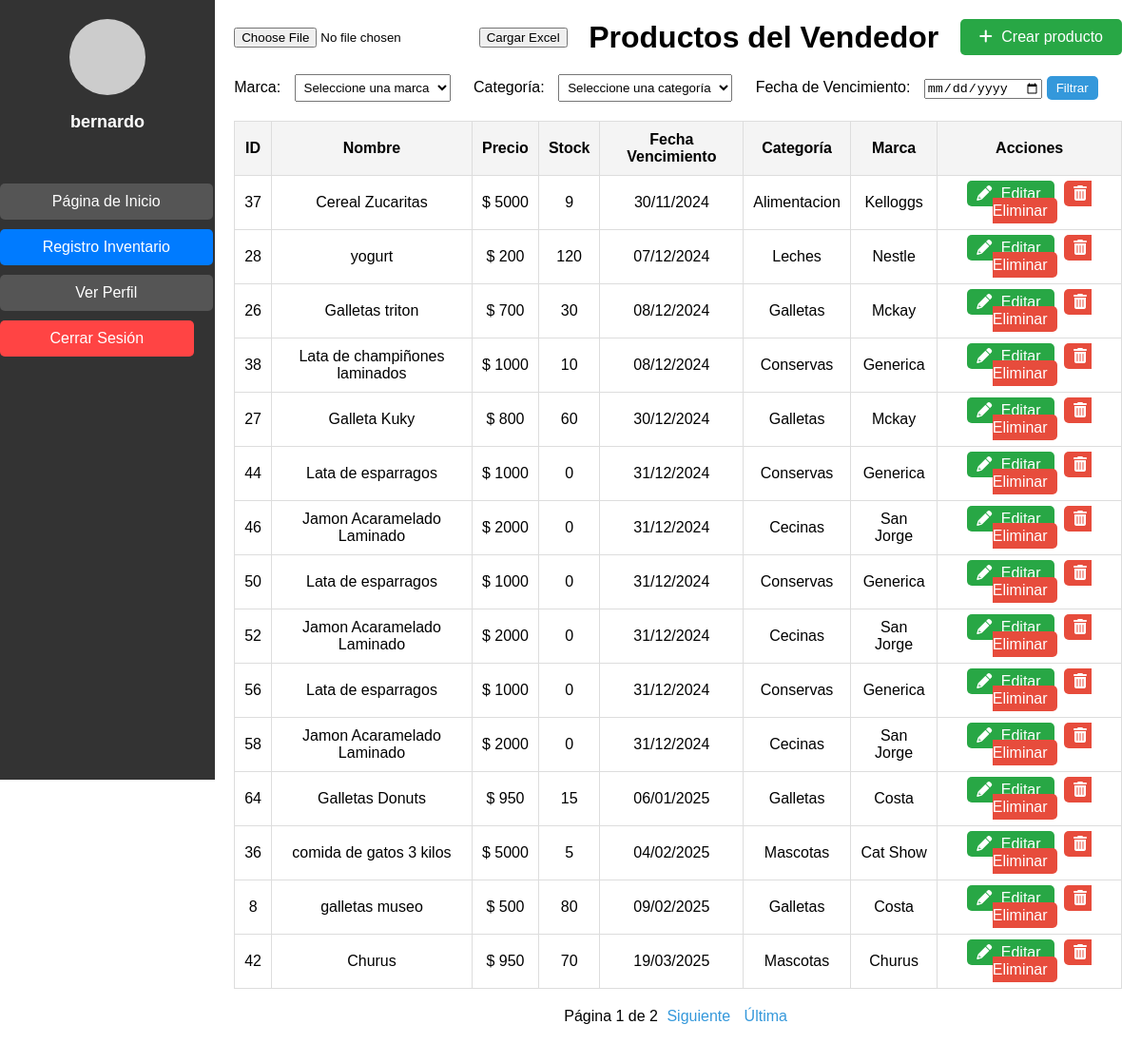
The app's page /vendedor/ (signed in) with its own data.
### pagina/models.py (models this page shows, shortened)
class Producto(models.Model):
    nombre = models.CharField(max_length=100)
    precio = models.DecimalField(max_digits=10, decimal_places=4)
    stock = models.IntegerField()
    descripcion = models.TextField()
    marca = models.ForeignKey(Marca, on_delete=models.CASCADE)
    categoria = models.ForeignKey(Categoria, null=True, blank=True, on_delete=models.SET_NULL)
    fecha_vencimiento = models.DateField(default=timezone.now)

class Categoria(models.Model):
    nombre = models.CharField(max_length=100)

class Marca(models.Model):
    nombre = models.CharField(max_length=100)

### pagina/views.py (the view)
# urls.py: path('vendedor/', vendedor, name='vendedor'),
@login_required
def vendedor(request):
    productos = Producto.objects.all()
    marca_id = request.GET.get('marca')
    if marca_id:
        productos = productos.filter(marca_id=marca_id)
    categoria_id = request.GET.get('categoria')
    if categoria_id:
        productos = productos.filter(categoria_id=categoria_id)
    productos = productos.order_by('fecha_vencimiento')
    paginator = Paginator(productos, 15)  # 15 productos por página
    page_number = request.GET.get('page')
    page_obj = paginator.get_page(page_number)
    marcas = Marca.objects.all()
    categorias = Categoria.objects.all()
    return render(request, 'vendedor.html', {
        'page_obj': page_obj,
        'marcas': marcas,
        'categorias': categorias
    })

### pagina/templates/vendedor.html (shortened to what this page needs)
<!DOCTYPE html>
<html lang="es">
<head>
    {% load static %}
    <link rel="stylesheet" href="{% static 'css/vendedor.css' %}">
    <link rel="stylesheet" href="https://cdnjs.cloudflare.com/ajax/libs/font-awesome/6.0.0-beta3/css/all.min.css">
    <link rel="stylesheet" href="{% static 'css/lateral.css' %}">
</head>
<body>
    <div class="sidebar">
        <div class="perfil">
            <div class="perfil-imagen"></div>
            <p>
                {% if user.is_authenticated %}
                    {{ user.username }}
                {% else %}
                    Invitado
                {% endif %}
            </p>
        </div>
        <ul>
            <li><a href="{% url 'adminpage' %}">Página de Inicio</a></li>
            <li><a href="{% url 'vendedor' %}" class="active">Registro Inventario</a></li>
            <li><a href="{% url 'verPerfil' %}" class="btn btn-primary w-100">Ver Perfil</a></li>
            <li>
                <form action="{% url 'logout' %}" method="post">
                    <button type="submit" class="btn btn-danger w-100">Cerrar Sesión</button>
                </form>
            </li>
        </ul>
    </div>
    <div class="main-content">
        <div class="header">
            <form method="POST" enctype="multipart/form-data" action="{% url 'cargar_excel' %}">
                <input type="file" name="archivo_excel" id="archivo_excel" required>
                <button type="submit">Cargar Excel</button>
            </form>
            <h1>Productos del Vendedor</h1>
            <a href="{% url 'crearproducto' %}" class="btn-create">
                <i class="fas fa-plus"></i> Crear producto
            </a>
        </div>
        <div class="filters">
            <form method="GET">
                <label for="marca">Marca:</label>
                <select name="marca" id="marca">
                    <option value="">Seleccione una marca</option>
                </select>
                <label for="categoria">Categoría:</label>
                <select name="categoria" id="categoria">
                    <option value="">Seleccione una categoría</option>
                </select>
                <label for="fecha_vencimiento">Fecha de Vencimiento:</label>
                <input type="date" name="fecha_vencimiento" id="fecha_vencimiento" value="{{ request.GET.fecha_vencimiento }}">
                <button type="submit" class="btn-filter">Filtrar</button>
            </form>
        </div>
        <table class="product-table">
            <thead>
                <tr>
                    <th>ID</th>
                    <th>Nombre</th>
                    <th>Precio</th>
                    <th>Stock</th>
                    <th>Fecha Vencimiento</th>
                    <th>Categoría</th>
                    <th>Marca</th>
                    <th>Acciones</th>
                </tr>
            </thead>
            <tbody id="product-table-body">
                {% for producto in page_obj %}
                    <tr>
                        <td>{{ producto.id }}</td>
                        <td>{{ producto.nombre }}</td>
                        <td> $ {{ producto.precio|floatformat:0 }}</td>
                        <td>{{ producto.stock }}</td>
                        <td> {{ producto.fecha_vencimiento|date:"d/m/Y" }}</td>
                        <td>{{ producto.categoria.nombre }}</td>
                        <td>{{ producto.marca.nombre }}</td>
                        <td>
                            <a href="{% url 'editar_producto' producto.id %}" class="btn-edit">
                                <i class="fas fa-pencil-alt"></i> Editar
                            </a>
                            <a href="#" class="btn-edit btn-delete" data-id="{{ producto.id }}">
                                <i class="fas fa-trash-alt"></i> Eliminar
                            </a>
                        </td>
                    </tr>
                {% empty %}
                    <tr>
                        <td colspan="8">No hay productos disponibles.</td>
                    </tr>
                {% endfor %}
            </tbody>
        </table>
        <div class="pagination">
            <span class="page-link">
                Página {{ page_obj.number }} de {{ page_obj.paginator.num_pages }}
                {% if page_obj.has_next %}
                    <a href="?page={{ page_obj.next_page_number }}">Siguiente</a>
                    <a href="?page={{ page_obj.paginator.num_pages }}">Última</a>
                {% endif %}
            </span>
        </div>
    </div>
</body>
</html>

### pagina/static/css/vendedor.css (style rules this page uses)
body { margin: 0; font-family: Arial, sans-serif; display: flex; }
.main-content { flex-grow: 1; padding: 20px; }
.header { display: flex; justify-content: space-between; align-items: center; margin-bottom: 20px; }
.header h1 { margin: 0; }
.btn-create { background-color: #28a745; color: white; padding: 10px 20px; text-decoration: none; border-radius: 5px; font-size: 16px; }
.btn-create i { margin-right: 5px; }
.filters { margin-bottom: 20px; }
.filters label { margin-right: 10px; }
.filters select { padding: 5px; margin-right: 20px; }
.filters .btn-filter { padding: 5px 10px; background-color: #3498db; color: white; border: none; border-radius: 5px; }
.product-table { width: 100%; border-collapse: collapse; margin-bottom: 20px; }
.product-table th, .product-table td { padding: 10px; text-align: center; border: 1px solid #ddd; }
.product-table th { background-color: #f4f4f4; }
.product-table td a { text-decoration: none; color: white; padding: 5px 10px; border-radius: 5px; }
.btn-edit { background-color: #28a745; margin-right: 10px; }
.btn-delete { background-color: #e74c3c; }
.btn-edit i, .btn-delete i { margin-right: 5px; }
.pagination { text-align: center; margin-top: 20px; }
.pagination .page-link a { text-decoration: none; margin: 0 5px; color: #3498db; }

### pagina/static/css/lateral.css (style rules this page uses)
.sidebar { width: 250px; height: 100vh; background-color: #333; display: flex; flex-direction: column; align-items: center; padding-top: 20px; }
.perfil { text-align: center; margin-bottom: 20px; }
.perfil-imagen { width: 80px; height: 80px; background-color: #ccc; border-radius: 50%; margin-bottom: 10px; }
.perfil p { color: #fff; font-size: 18px; font-weight: bold; }
.sidebar ul { list-style-type: none; padding: 0; width: 100%; }
.sidebar ul li { width: 100%; text-align: center; margin-bottom: 10px; }
.sidebar ul li a, .sidebar ul li button { display: block; width: 90%; padding: 10px; color: #fff; background-color: #555; border: none; border-radius: 5px; text-decoration: none; font-size: 16px; cursor: pointer; transition: background-color 0.3s ease; }
.sidebar ul li a.active { background-color: #007bff; }
.sidebar ul li button { background-color: #ff4444; }
.sidebar ul li a, .sidebar ul li button { box-shadow: none; outline: none; }

### records on screen
Producto: id "37", nombre "Cereal Zucaritas", precio "5000", stock "9", fecha_vencimiento "30/11/2024", categoria.nombre "Alimentacion", marca.nombre "Kelloggs"
Producto: id "28", nombre "yogurt", precio "200", stock "120", fecha_vencimiento "07/12/2024", categoria.nombre "Leches", marca.nombre "Nestle"
Producto: id "26", nombre "Galletas triton", precio "700", stock "30", fecha_vencimiento "08/12/2024", categoria.nombre "Galletas", marca.nombre "Mckay"
Producto: id "38", nombre "Lata de champiñones laminados", precio "1000", stock "10", fecha_vencimiento "08/12/2024", categoria.nombre "Conservas", marca.nombre "Generica"
Producto: id "27", nombre "Galleta Kuky", precio "800", stock "60", fecha_vencimiento "30/12/2024", categoria.nombre "Galletas", marca.nombre "Mckay"
Producto: id "44", nombre "Lata de esparragos", precio "1000", stock "0", fecha_vencimiento "31/12/2024", categoria.nombre "Conservas", marca.nombre "Generica"
Producto: id "46", nombre "Jamon Acaramelado Laminado", precio "2000", stock "0", fecha_vencimiento "31/12/2024", categoria.nombre "Cecinas", marca.nombre "San Jorge"
Producto: id "50", nombre "Lata de esparragos", precio "1000", stock "0", fecha_vencimiento "31/12/2024", categoria.nombre "Conservas", marca.nombre "Generica"
Producto: id "52", nombre "Jamon Acaramelado Laminado", precio "2000", stock "0", fecha_vencimiento "31/12/2024", categoria.nombre "Cecinas", marca.nombre "San Jorge"
Producto: id "56", nombre "Lata de esparragos", precio "1000", stock "0", fecha_vencimiento "31/12/2024", categoria.nombre "Conservas", marca.nombre "Generica"
Producto: id "58", nombre "Jamon Acaramelado Laminado", precio "2000", stock "0", fecha_vencimiento "31/12/2024", categoria.nombre "Cecinas", marca.nombre "San Jorge"
Producto: id "64", nombre "Galletas Donuts", precio "950", stock "15", fecha_vencimiento "06/01/2025", categoria.nombre "Galletas", marca.nombre "Costa"
Producto: id "36", nombre "comida de gatos 3 kilos", precio "5000", stock "5", fecha_vencimiento "04/02/2025", categoria.nombre "Mascotas", marca.nombre "Cat Show"
Producto: id "8", nombre "galletas museo", precio "500", stock "80", fecha_vencimiento "09/02/2025", categoria.nombre "Galletas", marca.nombre "Costa"
Producto: id "42", nombre "Churus", precio "950", stock "70", fecha_vencimiento "19/03/2025", categoria.nombre "Mascotas", marca.nombre "Churus"

### other values on screen
{{ user.username }} "bernardo"
{{ page_obj.number }} "1"
{{ page_obj.paginator.num_pages }} "2"
